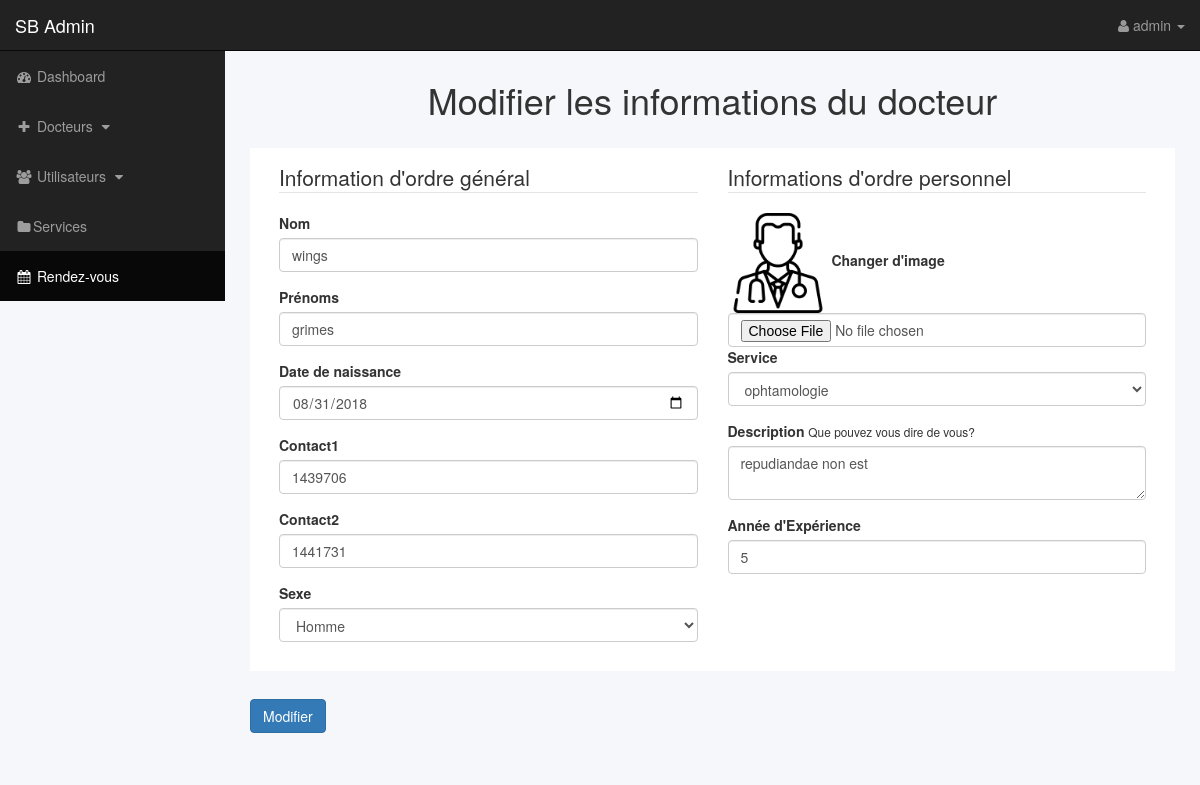
Screenshot of /admin/doctors.php?edit=1 (signed in) with the database file from the repository.
### tables this page shows
CREATE TABLE `doctors` (
  `id` int(11) NOT NULL,
  `first_name` varchar(100) NOT NULL,
  `last_name` varchar(255) NOT NULL,
  `birth` date DEFAULT NULL,
  `sexe` enum('Homme','Femme') NOT NULL,
  `fonction` varchar(255) DEFAULT NULL,
  `description` text NOT NULL,
  `experience` int(11) NOT NULL,
  `contact1` varchar(255) NOT NULL,
  `contact2` varchar(255) NOT NULL,
  `email` varchar(255) NOT NULL,
  `pseudo` varchar(100) NOT NULL,
  `password` varchar(255) DEFAULT '6d912e7c19ddbed26ddc00bb38dd72bc3a0fc71740f8efc86845890193cb435d' COMMENT 'good_doctor par défaut',
  `picture` text DEFAULT NULL,
  `code` varchar(100) DEFAULT 'healthplus22' COMMENT 'code d''accès'
);

### includes/functions.php (called while the page is built, shortened)
<?php
function escapeString($string)
{
    global $db;
    $new_string = mysqli_real_escape_string($db, strtolower($string));
    return $new_string;
}
function getDoctorbyId($id)
{
    global $db;
    $sql = "SELECT * FROM doctors WHERE id = '$id'";
    $result = $db->query($sql);
    if ($result->num_rows > 0) {
        $data = $result->fetch_assoc();
        return $data;
    } else {
        return false;
    }
}

### admin/includes/edit_doctor.php (the view, shortened to what this page needs)
<?php
$success = false;
$doctor = getDoctorbyId($_GET["edit"]);
?>
<?php if (!$doctor) : ?>
    <p class="error-box">Error: Entrée incorrecte</p>
    <a href="./" class="btn btn-primary">Retour</a>
<?php else : ?>
<?php if (!$success) : ?>
    <h1 class="text-center">Modifier les informations du docteur</h1>
    <form action="" method="post" enctype="multipart/form-data">
        <?php
        if (isset($_GET['edit']) && !empty($_GET['edit'])) {
            $id = escapeString($_GET['edit']);
            $query = "SELECT * FROM doctors WHERE id = $id ";
            $select_doctor_id = mysqli_query($db, $query);
            while ($row = mysqli_fetch_assoc($select_doctor_id)) {
                $fname = $row['first_name'];
                $lname = $row['last_name'];
                $birth = $row['birth'];
                $sexe = $row['sexe'];
                $fonction = $row['fonction'];
                $description = $row['description'];
                $experience = $row['experience'];
                $contact1 = $row['contact1'];
                $contact2 = $row['contact2'];
                $picture = $row['picture'];
        ?>
                <div class="row py-1" style="margin:2em auto;padding:1em; background-color:white;">
                    <div class="col-md-8 col-lg-6 p-2 m-2">
                        <legend>Information d'ordre général</legend>
                        <div class="form-group">
                            <label for="first_name">Nom</label>
                            <input class="form-control" type="text" name="first_name" id="first_name" value="<?php if (isset($fname)) echo $fname; ?>">
                        </div>
                        <div class="form-group">
                            <label for="last_name">Prénoms</label>
                            <input class="form-control" type="text" name="last_name" id="last_name" value="<?php if (isset($lname)) echo $lname; ?>">
                        </div>
                        <div class="form-group">
                            <label for="birth">Date de naissance</label>
                            <input class="form-control" type="date" name="birth" id="birth" value="<?php if (isset($birth)) echo $birth; ?>">
                        </div>
                        <div class="form-group">
                            <label for="contact1">Contact1</label>
                            <input class="form-control" type="tel" name="contact1" id="contact1" value="<?php if (isset($contact1)) echo $contact1; ?>">
                        </div>
                        <div class="form-group">
                            <label for="contact2">Contact2</label>
                            <input class="form-control" type="tel" name="contact2" id="contact2" value="<?php if (isset($contact2)) echo $contact2; ?>">
                        </div>
                        <div class="form-group">
                            <label for="sexe">Sexe</label>
                            <select name="sexe" id="sexe" class="form-control">
                                <?php if (isset($sexe) && $sexe == 'Femme') : ?>
                                    <option value="Homme">Homme</option>
                                    <option selected value="Femme">Femme</option>
                                <?php elseif (isset($sexe) && $sexe == 'Homme') : ?>
                                    <option selected value="Homme">Homme</option>
                                <?php else : ?>
                                    <option value="">--</option>
                                    <option value="Homme">Homme</option>
                                    <option value="Femme">Femme</option>
                                <?php endif; ?>
                            </select>
                        </div>
                    </div>
                    <div class="col-md-8 col-lg-6 p-2">
                        <legend>Informations d'ordre personnel</legend>
                        <div>
                            <img src="<?php if(isset($picture)) echo "./../profiles/".$picture?>" alt="<?php echo $fname." ".$lname ?? ""; ?>" style="width:100px;">
                            <label for="profile">Changer d'image</label>
                            <input class="form-control" type="file" name="profile" id="profile">
                        </div>
                        <div class="form-group">
                            <label for="fonction">Service</label>
                            <select name="fonction" id="fonction" class="form-control">
                                <?php
                                $query = "SELECT * FROM roles";
                                $select_all_roles = mysqli_query($db, $query);
                                while ($row = $select_all_roles->fetch_assoc()) {
                                ?>
                                    <?php if (isset($fonction) && $fonction == $row['titre']) : ?>
                                        <option selected value="<?php echo $row['titre'] ?>"><?php echo $row['titre'] ?></option>
                                    <?php else : ?>
                                        <option value="<?php echo $row['titre'] ?>"><?php echo $row['titre'] ?></option>
                                    <?php endif; ?>
                                <?php }
                                ?>
                            </select>
                        </div>
                        <div class="form-group">
                            <label for="description">Description</label>
                            <small>Que pouvez vous dire de vous?</small>
                            <textarea class="form-control" type="text" name="description" id="description"><?php if (isset($description)) echo $description; ?></textarea>
                        </div>
                        <div class="form-group">
                            <label for="experience">Année d'Expérience</label>
                            <input class="form-control" type="number" name="experience" id="experience" value="<?php if (isset($experience)) echo $experience; ?>">
                        </div>
                    </div>
                </div>
                <div class="form-group">
                    <input class="btn btn-primary" type="submit" name="update_category" value="Modifier">
                </div>
        <?php }
        } ?>
    </form>
<?php else : ?>
    <p class="text-center success-box"> Modification éffectuée</p>
    <a href="./doctors.php" class="btn btn-primary">Retour</a>
<?php endif ?>
<?php endif; ?>

### css/sb-admin.css (style rules this page uses)
body { margin-top: 100px; background-color: #222; }
@media (min-width:768px) { body { margin-top: 50px; } }

### admin/includes/header.php (style rules this page uses)
body { background-color: #f5f7fa; }

### rows the page displays
doctors: first_name "wings", last_name "grimes", birth "08/31/2018", contact1 "1439706", contact2 "1441731", sexe "Homme", picture (picture), description "repudiandae non est", experience "5"

### other values shown
$_SESSION['hp_admin_pseudo'] "admin"
form field fonction "ophtamologie"
